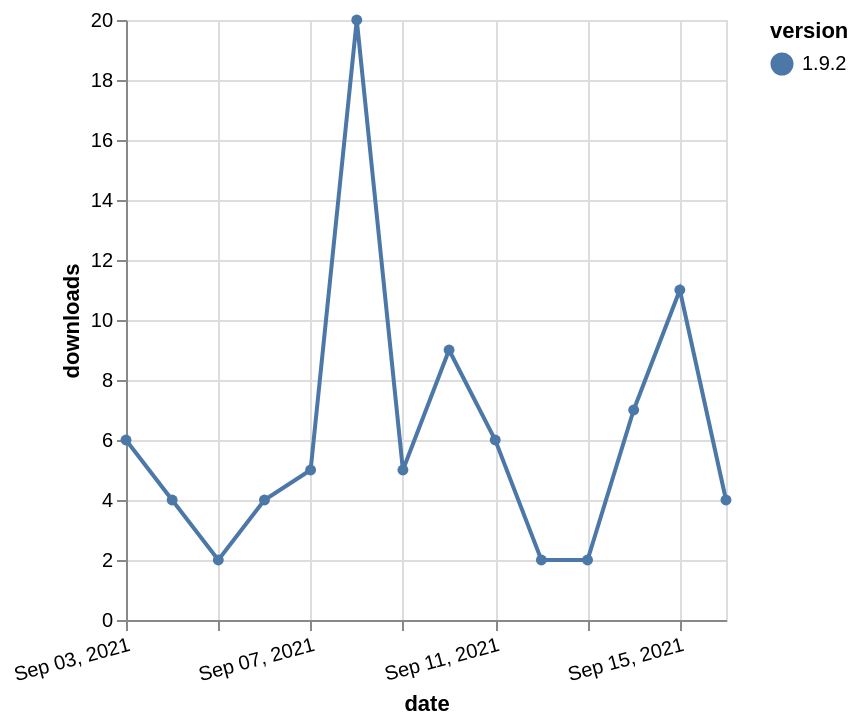

Write the Vega-Lite specification saved for this chart.
### Vega-Lite specification from a JSON file in a GitHub repository (floating-point values rounded to 4 significant figures)
{"$schema": "https://vega.github.io/schema/vega-lite/v5.json", "description": "A simple bar chart with embedded data.", "data": {"values": [{"date": "2021-09-03", "total": 4667, "delta": 6, "version": "1.9.2"}, {"date": "2021-09-04", "total": 4671, "delta": 4, "version": "1.9.2"}, {"date": "2021-09-05", "total": 4673, "delta": 2, "version": "1.9.2"}, {"date": "2021-09-06", "total": 4677, "delta": 4, "version": "1.9.2"}, {"date": "2021-09-07", "total": 4682, "delta": 5, "version": "1.9.2"}, {"date": "2021-09-08", "total": 4702, "delta": 20, "version": "1.9.2"}, {"date": "2021-09-09", "total": 4707, "delta": 5, "version": "1.9.2"}, {"date": "2021-09-10", "total": 4716, "delta": 9, "version": "1.9.2"}, {"date": "2021-09-11", "total": 4722, "delta": 6, "version": "1.9.2"}, {"date": "2021-09-12", "total": 4724, "delta": 2, "version": "1.9.2"}, {"date": "2021-09-13", "total": 4726, "delta": 2, "version": "1.9.2"}, {"date": "2021-09-14", "total": 4733, "delta": 7, "version": "1.9.2"}, {"date": "2021-09-15", "total": 4744, "delta": 11, "version": "1.9.2"}, {"date": "2021-09-16", "total": 4748, "delta": 4, "version": "1.9.2"}]}, "width": "container", "mark": {"type": "line", "point": {"filled": true}}, "encoding": {"x": {"field": "date", "type": "temporal", "timeUnit": "yearmonthdate", "title": "date", "axis": {"labelAngle": -15}}, "y": {"field": "delta", "type": "quantitative", "title": "downloads"}, "color": {"field": "version", "type": "nominal"}, "tooltip": {"field": "delta"}}}
